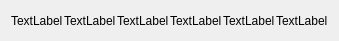
   <widget class="QWidget" name="horizontalLayoutWidget">
    <property name="geometry">
     <rect>
      <x>100</x>
      <y>30</y>
      <width>161</width>
      <height>41</height>
     </rect>
    </property>
    <layout class="QHBoxLayout" name="horizontalLayout_7">
     <property name="spacing">
      <number>1</number>
     </property>
     <item>
      <widget class="QLabel" name="dep_6">
       <property name="text">
        <string>TextLabel</string>
       </property>
       <property name="scaledContents">
        <bool>true</bool>
       </property>
      </widget>
     </item>
     <item>
      <widget class="QLabel" name="dep_5">
       <property name="text">
        <string>TextLabel</string>
       </property>
       <property name="scaledContents">
        <bool>true</bool>
       </property>
      </widget>
     </item>
     <item>
      <widget class="QLabel" name="dep_4">
       <property name="text">
        <string>TextLabel</string>
       </property>
       <property name="scaledContents">
        <bool>true</bool>
       </property>
      </widget>
     </item>
     <item>
      <widget class="QLabel" name="dep_3">
       <property name="text">
        <string>TextLabel</string>
       </property>
       <property name="scaledContents">
        <bool>true</bool>
       </property>
      </widget>
     </item>
     <item>
      <widget class="QLabel" name="dep_2">
       <property name="text">
        <string>TextLabel</string>
       </property>
       <property name="scaledContents">
        <bool>true</bool>
       </property>
      </widget>
     </item>
     <item>
      <widget class="QLabel" name="dep_1">
       <property name="text">
        <string>TextLabel</string>
       </property>
       <property name="scaledContents">
        <bool>true</bool>
       </property>
      </widget>
     </item>
    </layout>
   </widget>
